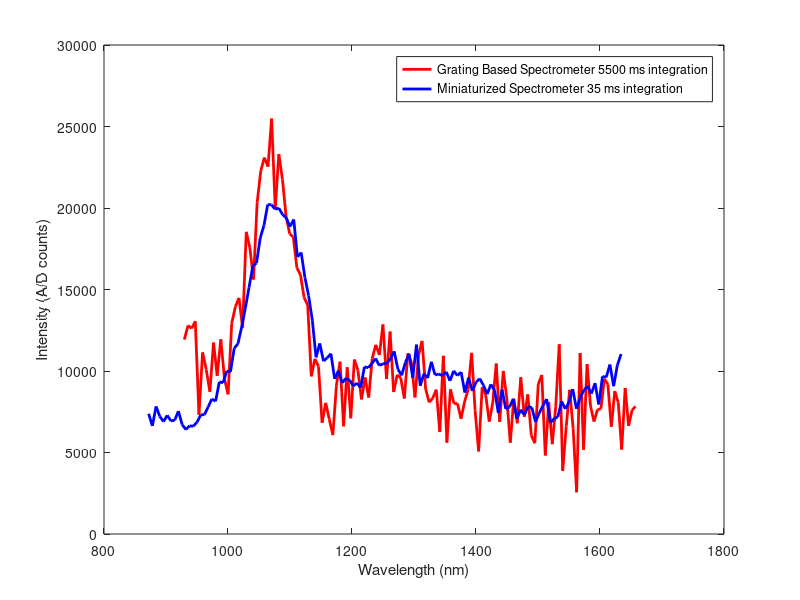

Reproduce this figure in MATLAB.
Lamda1=[929.567
935.462
941.355
947.246
953.133
959.019
964.901
970.781
976.658
982.532
988.404
994.274
1000.14
1006.004
1011.866
1017.724
1023.581
1029.434
1035.285
1041.133
1046.979
1052.822
1058.662
1064.5
1070.335
1076.167
1081.997
1087.824
1093.649
1099.471
1105.29
1111.107
1116.921
1122.732
1128.541
1134.347
1140.15
1145.951
1151.75
1157.545
1163.338
1169.128
1174.916
1180.701
1186.484
1192.264
1198.041
1203.815
1209.587
1215.356
1221.123
1226.887
1232.649
1238.407
1244.163
1249.917
1255.668
1261.416
1267.162
1272.905
1278.645
1284.383
1290.118
1295.85
1301.58
1307.307
1313.032
1318.754
1324.473
1330.19
1335.904
1341.615
1347.324
1353.03
1358.734
1364.435
1370.133
1375.828
1381.521
1387.212
1392.9
1398.585
1404.267
1409.947
1415.624
1421.299
1426.971
1432.64
1438.307
1443.971
1449.632
1455.291
1460.947
1466.601
1472.252
1477.9
1483.545
1489.188
1494.829
1500.467
1506.102
1511.734
1517.364
1522.991
1528.616
1534.238
1539.857
1545.474
1551.088
1556.699
1562.308
1567.914
1573.518
1579.119
1584.717
1590.313
1595.906
1601.496
1607.084
1612.669
1618.251
1623.831
1629.408
1634.983
1640.555
1646.124
1651.691
1657.255];

Flame=[11927.7
12791.28
12613.38
13046.9
7323.12
11140.12
10083.1
8729.02
11741.17
9697.95
11944.97
9530.42
8566.67
12929.45
13938.1
14485.61
12635.83
18537.51
17554.76
15613.44
20321.65
22278.51
23090.28
22534.13
25484.11
19969.31
23309.62
21753.46
19492.62
18418.33
18214.53
16337.12
15889.78
14504.61
14046.92
9672.04
10746.33
10274.82
6825.7
8043.34
7041.59
6069.21
9127.99
10571.89
6609.81
10229.91
7098.59
10703.15
10033.02
8259.23
9606.41
8369.77
10782.6
11604.72
10988.13
12853.45
9506.24
12418.21
8708.29
9765.31
9571.87
8312.78
11084.85
10542.53
8376.68
10946.68
11846.53
8898.28
8077.88
8324.87
8856.83
6255.74
10931.14
5604.6
8875.83
8005.34
8003.62
7072.68
8098.61
8846.47
11112.49
7564.92
5067.46
9010.54
8556.3
6894.78
8043.34
10456.17
6882.69
10003.66
8340.41
5604.6
8300.69
6792.88
9615.05
7190.13
8564.94
6045.03
5570.06
9198.8
9754.95
4818.75
8081.34
5511.34
7817.08
11635.81
3875.73
6583.9
8846.47
6469.91
2561.36
11100.4
5169.36
10421.63
7848.17
6898.24
7627.1
7687.55
9513.15
9190.17
6583.9
8765.29
8065.79
5183.18
8958.73
6633.99
7596.01
7834.35
];

Lamda2=[1634
1628
1622
1616
1610
1604
1598
1592
1586
1580
1574
1568
1562
1556
1550
1544
1538
1532
1526
1520
1514
1508
1502
1496
1490
1484
1478
1472
1466
1460
1454
1448
1442
1436
1430
1424
1418
1412
1406
1400
1394
1388
1382
1376
1370
1364
1358
1352
1346
1340
1334
1328
1322
1316
1310
1304
1298
1292
1286
1280
1274
1268
1262
1256
1250
1244
1238
1232
1226
1220
1214
1208
1202
1196
1190
1184
1178
1172
1166
1160
1154
1148
1142
1136
1130
1124
1118
1112
1106
1100
1094
1088
1082
1076
1070
1064
1058
1052
1046
1040
1034
1028
1022
1016
1010
1004
998
992
986
980
974
968
962
956
950
944
938
932
926
920
914
908
902
896
890
884
878
872

];

Spec=[11043.52941
10355.29412
9069.411765
10397.64706
9610.588235
9669.411765
7948.235294
9255.294118
8597.647059
9069.411765
8815.294118
8361.176471
7681.176471
8890.588235
8088.235294
7674.117647
8141.176471
7183.529412
7071.764706
6843.529412
8282.352941
7875.294118
7416.470588
6885.882353
7757.647059
7817.647059
7307.058824
7627.058824
7081.176471
8285.882353
7785.882353
7670.588235
8852.941176
7422.352941
8811.764706
9177.647059
8577.647059
9124.705882
9532.941176
9304.705882
8776.470588
9591.764706
8676.470588
9931.764706
9722.352941
10008.23529
9397.647059
9944.705882
9716.470588
9812.941176
9756.470588
10563.52941
9569.411765
9827.058824
9098.823529
11617.64706
9589.411765
11051.76471
10508.23529
9734.117647
10114.11765
11207.05882
10742.35294
10476.47059
10441.17647
10338.82353
10765.88235
10452.94118
10202.35294
10252.94118
8977.647059
9258.823529
9081.176471
9448.235294
9548.235294
9270.588235
10016.47059
9520
11064.70588
10809.41176
10612.94118
11690.58824
10840
13116.47059
14622.35294
15743.52941
17270.58824
16995.29412
19296.47059
18852.94118
19395.29412
19600
19990.58824
19928.23529
20202.35294
20208.23529
18931.76471
18163.52941
16622.35294
16434.11765
15138.82353
13862.35294
12692.94118
11670.58824
11389.41176
9951.764706
9997.647059
9280
9330.588235
8143.529412
8284.705882
7795.294118
7325.882353
7303.529412
6855.294118
6611.764706
6634.117647
6405.882353
6718.823529
7536.470588
6980
6935.294118
7278.823529
6900
7208.235294
7825.882353
6632.941176
7375.294118





];



figure
plot(Lamda1,Flame,'-r','LineWidth',2)
hold on
plot(Lamda2,Spec,'-b','LineWidth',2)
ylabel('Intensity (A/D counts)')
xlabel('Wavelength (nm)')
legend({'Grating Based Spectrometer 5500 ms integration','Miniaturized Spectrometer 35 ms integration'})
hold off


